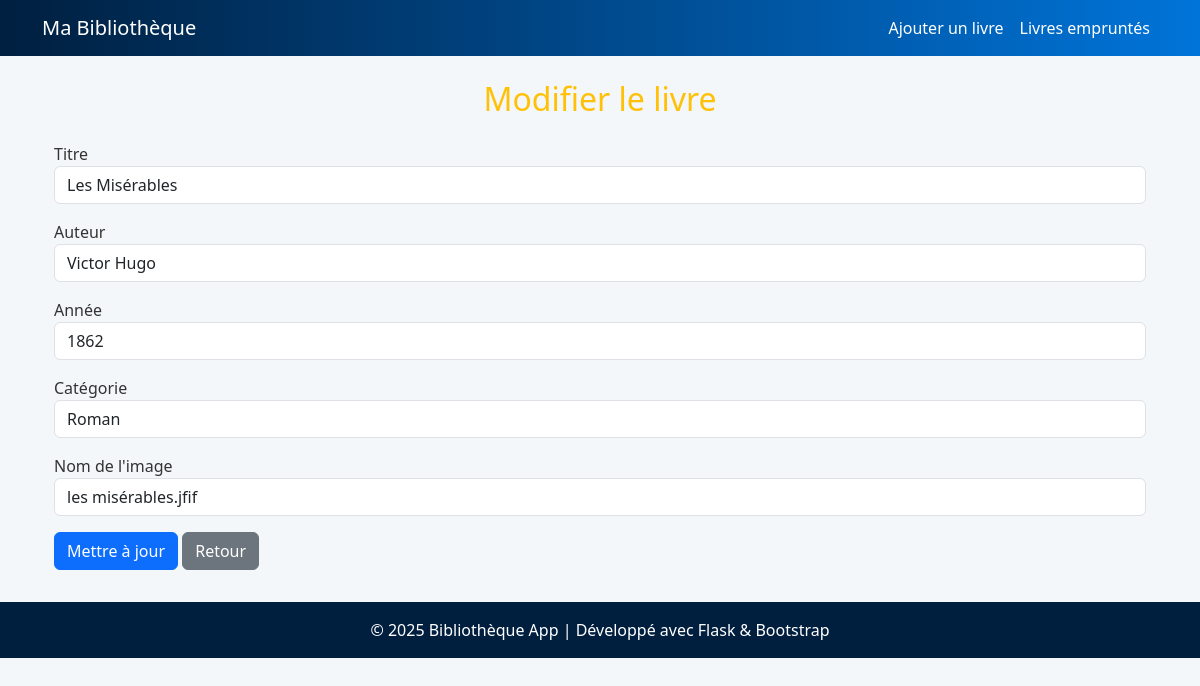
Page /modifier/2 on the committed database.
### models.py (models this page shows)
class Livre(db.Model):
    id = db.Column(db.Integer, primary_key=True)
    titre = db.Column(db.String(100))
    auteur = db.Column(db.String(100))
    annee = db.Column(db.Integer)
    categorie = db.Column(db.String(50))
    disponible = db.Column(db.Boolean, default=True)
    image_url = db.Column(db.String(200))

### app.py (the view, shortened to what this page needs)
@app.route('/modifier/<int:id>', methods=['GET', 'POST'])
def update_book(id):
    livre = Livre.query.get_or_404(id)
    return render_template('update_book.html', livre=livre)

### Templates/update_book.html
{% extends 'layout.html' %}
{% block content %}
<div class="container mt-4">
    <h2 class="mb-4 text-center text-warning">Modifier le livre</h2>
    <form method="POST">
        <div class="form-group mb-3">
            <label>Titre</label>
            <input type="text" name="titre" class="form-control" value="{{ livre.titre }}" required>
        </div>
        <div class="form-group mb-3">
            <label>Auteur</label>
            <input type="text" name="auteur" class="form-control" value="{{ livre.auteur }}" required>
        </div>
        <div class="form-group mb-3">
            <label>Année</label>
            <input type="number" name="annee" class="form-control" value="{{ livre.annee }}" required>
        </div>
        <div class="form-group mb-3">
            <label>Catégorie</label>
            <input type="text" name="categorie" class="form-control" value="{{ livre.categorie }}" required>
        </div>
        <div class="form-group mb-3">
            <label>Nom de l'image</label>
            <input type="text" name="image_url" class="form-control" value="{{ livre.image_url }}" required>
        </div>
        <button type="submit" class="btn btn-primary">Mettre à jour</button>
        <a href="{{ url_for('index') }}" class="btn btn-secondary">Retour</a>
    </form>
</div>
{% endblock %}

### Templates/layout.html (style rules this page uses)
body { background-color: #f4f7fa; color: #333; }

### rows in the picture
Livre: titre "Les Misérables", auteur "Victor Hugo", annee "1862", categorie "Roman", image_url "les misérables.jfif"
